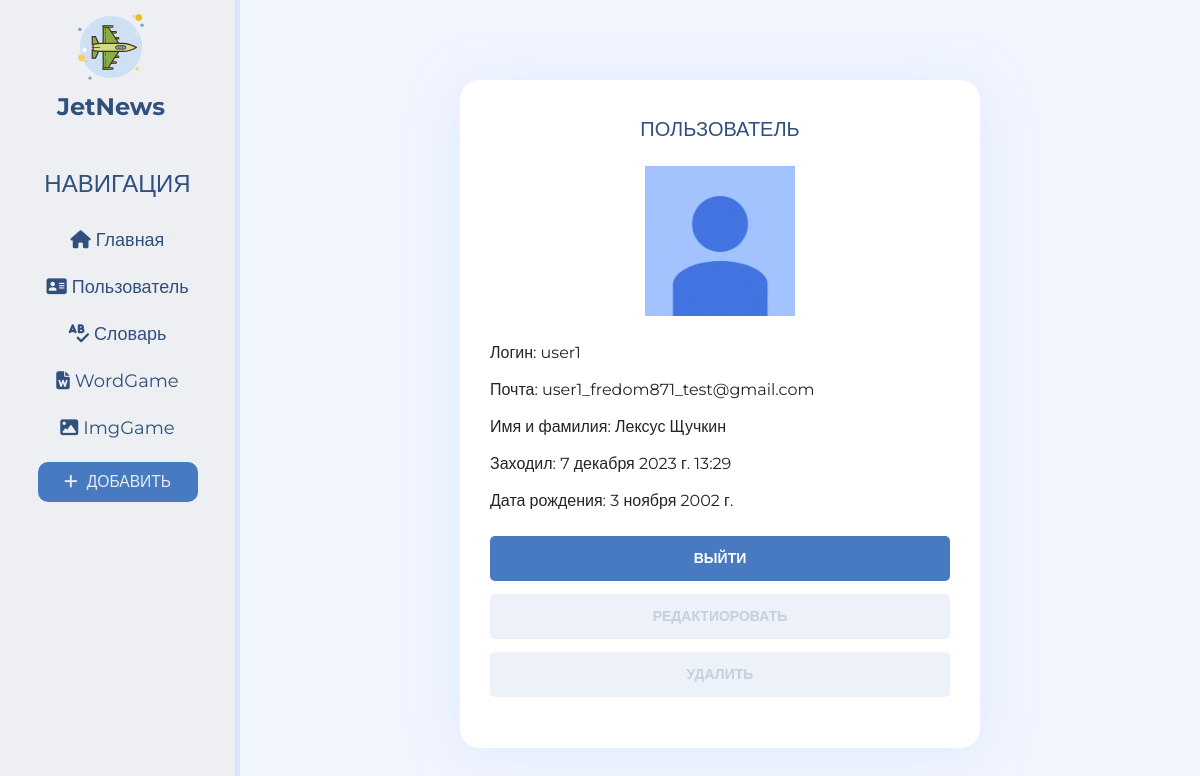
Screenshot of /user/user1 with the database file from the repository.
### user/models.py (models this page shows, shortened)
class Profile(models.Model):
    user = models.OneToOneField(User, on_delete=models.CASCADE)
    slug = models.SlugField(verbose_name='URL', max_length=255, blank=True, unique=True)
    avatar = models.ImageField(
        verbose_name='Аватар',
        upload_to='user/images/avatars/%Y/%m/%d/',
        blank=True,
        validators=[FileExtensionValidator(allowed_extensions=('png', 'jpg', 'jpeg'))])
    birth_date = models.DateField(null=True, blank=True, verbose_name='Дата рождения')
    class Meta:
        db_table = 'app_profiles'
        ordering = ('user',)
        verbose_name = 'Профиль'
        verbose_name_plural = 'Профили'
    def __str__(self):
        return self.user.username

### user/views.py (the view)
# urls.py: path('<str:slug>', views.UserHome.as_view(), name='user_home'),
class UserHome(DetailView):
    model = Profile
    template_name = 'user/user_home.html'
    context_object_name = 'profile'
    def get_context_data(self, **kwargs):
        context = super().get_context_data(**kwargs)
        context['title'] = f'Страница пользователя: {self.object.user.username}'
        return context

### user/templates/user/user_home.html (shortened to what this page needs)
{% extends "main/layout.html" %}
{% load static %}
{% block content %}
<div class="features">
    <div class="register-user-container">
        <h1 class="user-title">
            Пользователь {{ request.user.username }}
        </h1>
        <div class="user-avatar">
            {% if user.profile.avatar %}
            <img src="{{ user.profile.avatar.url }}" class="img-fluid rounded-0 avatar" alt="{{ profile }}">
            {% else %}
            <img src="{% static 'user/img/default.png' %}" class="img-fluid rounded-0 avatar accordion`" alt="{{ profile }}">
            {% endif %}
        </div>
        <div class="user-fields">
            <div class="user-field">
                Логин: {{ profile.user.username }}
            </div>
            <div class="user-field">
                Почта: {{ profile.user.email }}
            </div>
            {% if profile.user.get_full_name %}
                <div class="user-field">
                    Имя и фамилия: {{ profile.user.get_full_name }}
                </div>
            {% endif %}
            <div class="user-field">
                Заходил: {{ profile.user.last_login }}
            </div>
            {% if profile.user.get_full_name %}
                <div class="user-field">
                    Дата рождения: {{ profile.birth_date }}
                </div>
            {% endif %}
        </div>
        <div class="user-buttons">
            <a href="{% url 'sign_out' %}" class="button button-sign-up">Выйти</a>
            <a href="{% url 'update' user.profile.slug %}" class="button button-sign-in">Редактиоровать</a>
            <a href="{% url 'delete' user.profile.slug %}" class="button button-sign-in">Удалить</a>
        </div>
    </div>
</div>
{% endblock content %}

### main/static/main/css/utilities.css (style rules this page uses)
* { margin: 0; padding: 0; box-sizing: border-box; }
body { font-family: 'Montserrat', sans-serif; }
main .features { background: #F1F5FE; float: left; height: 100vh; width: 80%; display: flex; flex-direction: column; justify-content: flex-start; align-items: center; padding-top: 10vh; }

### main/static/main/css/main_user_home.css (style rules this page uses)
.register-user-container { position: relative; max-width: 520px; width: 100%; background: #FFFFFF; box-shadow: 0px 6px 50px rgba(217, 229, 255, 0.7); border-radius: 20px; padding-left: 30px; padding-right: 30px; padding-top: 38px; padding-bottom: 38px; }
.user-avatar { display: flex; justify-content: center; align-items: center; margin-bottom: 25px; }
.avatar { max-height: 150px; max-width: 150px; }
.user-title { color: #30507D; font-weight: 500; font-size: 20px; line-height: 23px; margin-bottom: 25px; text-transform: uppercase; text-align: center; }
.user-field { margin-bottom: 13px; }
.user-buttons { padding-top: 10px; color: #fff; }
.button { padding: 0; margin: 0; border: 0; text-decoration: none; font-weight: bold; font-size: 14px; display: block; height: 45px; border-radius: 5px; text-transform: uppercase; text-align: center; line-height: 45px; cursor: pointer; }
.button-sign-in { text-decoration: none; color: #C6CFDC; background: #edf1fa; margin-top: 10px; }
a.button.button-sign-in { text-decoration: none; }
.button-sign-up { text-decoration: none; color: #fff; background: #487ac2; }
a.button.button-sign-up { text-decoration: none; }

### main/static/main/css/main_word_home.css (style rules this page uses)
.avatar { max-height: 150px; max-width: 150px; }

### main/static/main/css/main_buttons.css (style rules this page uses)
.button { padding: 0; margin: 0; border: 0; text-decoration: none; font-weight: bold; font-size: 14px; display: block; height: 45px; border-radius: 5px; text-transform: uppercase; text-align: center; line-height: 45px; cursor: pointer; }
.button-sign-in { text-decoration: none; color: #C6CFDC; background: #edf1fa; margin-bottom: 13px; }
a.button.button-sign-in { text-decoration: none; }
.button-sign-up { text-decoration: none; color: #fff; background: #487ac2; margin-bottom: 13px; }
a.button.button-sign-up { text-decoration: none; }

### rows the page displays
Profile: user.username "user1", user.email "user1_fredom871_test@gmail.com", user.get_full_name "Лексус Щучкин", user.last_login "7 декабря 2023 г. 13:29", birth_date "3 ноября 2002 г."
